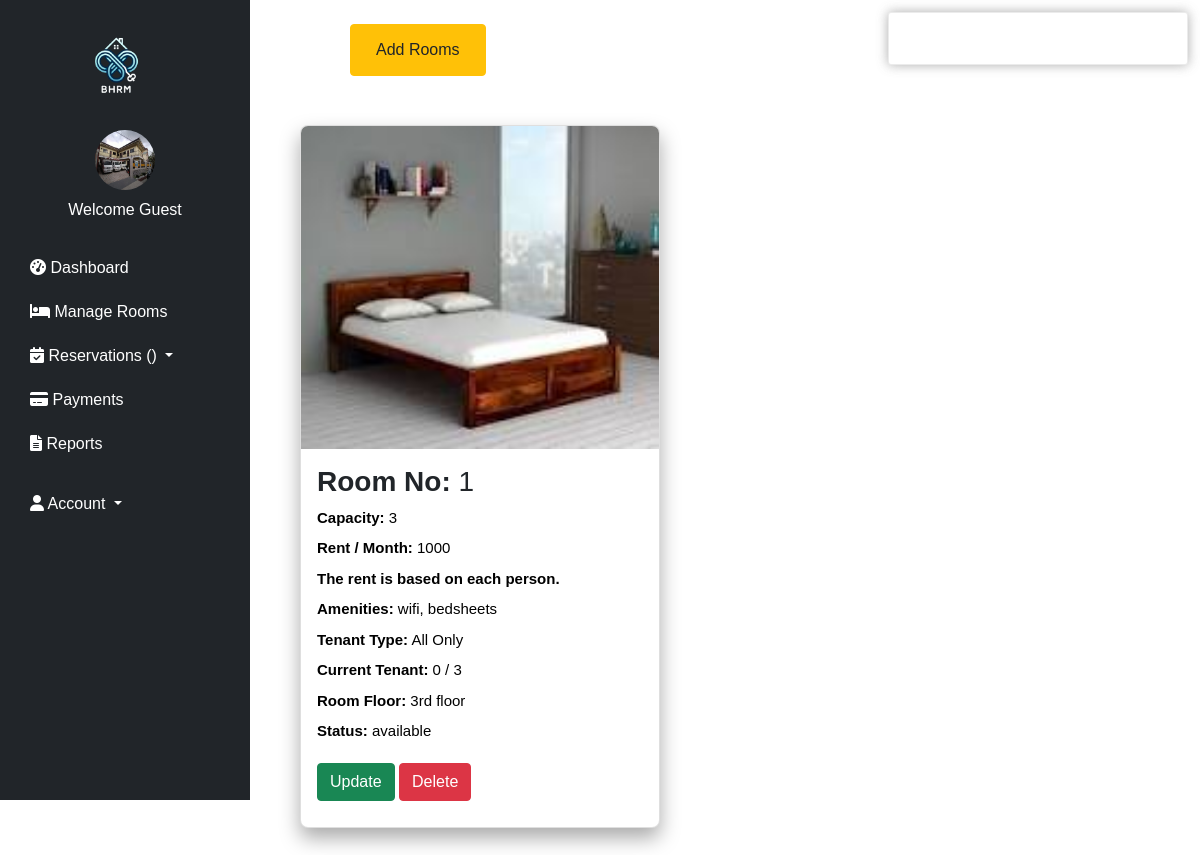
Screenshot of /manageroom.php (signed in) with the database file from the repository.
### tables this page shows
CREATE TABLE `boardinghouses` (
  `id` int(11) NOT NULL,
  `owner` varchar(255) NOT NULL,
  `hname` varchar(25) NOT NULL,
  `haddress` varchar(25) NOT NULL,
  `contact_no` int(255) NOT NULL,
  `landlord` varchar(255) NOT NULL
);

CREATE TABLE `documents` (
  `id` int(255) NOT NULL,
  `bar_clear` varchar(255) NOT NULL,
  `bus_per` varchar(255) NOT NULL,
  `image` varchar(255) NOT NULL,
  `hname` varchar(255) NOT NULL,
  `owner` varchar(255) NOT NULL
);

CREATE TABLE `rooms` (
  `id` int(11) NOT NULL,
  `room_no` int(255) NOT NULL,
  `capacity` int(255) NOT NULL,
  `current_tenant` int(255) NOT NULL,
  `amenities` varchar(255) NOT NULL,
  `tenant_type` varchar(255) NOT NULL,
  `room_floor` varchar(255) NOT NULL,
  `price` int(255) NOT NULL,
  `image` varchar(255) NOT NULL,
  `status` varchar(255) NOT NULL,
  `hname` varchar(255) NOT NULL,
  `owner` varchar(255) NOT NULL
);

### manageroom.php (the view, shortened to what this page needs)
<?php
require 'php/connection.php';
if(!empty($_SESSION["uname"]) && $_SESSION["role"] == 'landlord'){
    $uname = $_SESSION['uname'];
    $query = "select * from boardinghouses inner join documents on boardinghouses.hname = documents.hname where boardinghouses.owner = '$uname'";
    $result = mysqli_query($conn, $query);
    $fetch = mysqli_fetch_assoc($result);
    echo "
    <script src='jquery.min.js'></script>
    <link rel='stylesheet' href='toastr.min.css'/>
    <script src='toastr.min.js'></script>
    <script>
        $(document).ready(function() {
            // Check if the login message should be displayed
            " . (isset($_SESSION['login_message_displayed']) ? "toastr.success('Logged in Successfully');" : "") . "
        });
    </script>
    ";
}else{
    header('location: index.php');
}
?>
<!DOCTYPE html>
<html lang="en">
<head>
    <link href="https://cdn.jsdelivr.net/npm/bootstrap@5.0.2/dist/css/bootstrap.min.css" <?php echo time() ?> rel="stylesheet">
</head>
<body>
    <?php include 'navigationbar.php'; ?>
    <div class="section2">
        <div type="button" class="btn btn-warning">
            <a href='php/roomfunction.php' class='btn'>Add Rooms</a>
        </div>
    </div>
    <div class="section3">
        <?php
            $hname = $_SESSION['hname'];
            $query = "SELECT * FROM rooms WHERE hname = '$hname' order by room_no";
            $result = mysqli_query($conn, $query);
            if ($result && mysqli_num_rows($result) > 0) {
                while ($fetch = mysqli_fetch_assoc($result)) {
                    $id = $fetch['id'];
            ?>
            <div class="card">
                <img src="<?php echo $fetch['image']?>" width="20%" class="card-img-top" alt="Room Image">
                <div class="card-content">
                <h5><strong>Room No:</strong> <?php echo $fetch['room_no']; ?></h5>
                <p><strong>Capacity:</strong> <?php echo $fetch['capacity']; ?></p>
                <p><strong>Rent / Month:</strong> <?php echo $fetch['price']; ?></p>
                <p><strong>The rent is based on each person.</strong></p>
                <p><strong>Amenities:</strong> <?php echo $fetch['amenities']; ?></p>
                <p><strong>Tenant Type:</strong> <?php echo $fetch['tenant_type']; ?> Only </p>
                <p><strong>Current Tenant:</strong> <?php echo $fetch['current_tenant']; ?> / <?php echo $fetch['capacity']; ?></p>
                <p><strong>Room Floor:</strong> <?php echo $fetch['room_floor']; ?></p>
                <p><strong>Status:</strong> <?php echo $fetch['status']; ?></p>
                    <div class="room-btn">
                    <button data-action="update" data-id="<?php echo $id; ?>" class="btn btn-success action-button">Update</button>
                    <button data-action="delete" data-id="<?php echo $id; ?>" class="btn btn-danger action-button">Delete</button>
                    </div>
                </div>
            </div>
        <?php } } ?>
    </div>
</body>
</html>

### navigationbar.php (shortened to what this page needs)
<!DOCTYPE html>
<html lang="en">
<head>
    <link href="https://cdn.jsdelivr.net/npm/bootstrap@5.0.2/dist/css/bootstrap.min.css" rel="stylesheet">
    <link href="https://cdnjs.cloudflare.com/ajax/libs/font-awesome/6.0.0-beta3/css/all.min.css" rel="stylesheet">
</head>
<body>
    <nav class="sidebar bg-dark">
        <div class="navbar-brand text-center">
            <img src="/bhrm-main/images/logo.png" alt="Logo">
        </div>
        <ul class="nav flex-column">
            <li class="nav-item text-center mb-4">
                <img class="rounded-circle mb-2" src="/bhrm-main/<?php echo $fetch['image'] ?? 'default.png'; ?>" alt="Profile" width="60" height="60">
                <span class="d-block text-white">Welcome <?php echo $fetch['fname'] ?? 'Guest'; ?></span>
            </li>
            <li class="nav-item">
                <a class="nav-link" href="/bhrm-main/dashboard.php">
                    <i class="fas fa-tachometer-alt"></i> Dashboard
                </a>
            </li>
            <li class="nav-item">
                <a class="nav-link" href="/bhrm-main/manageroom.php">
                    <i class="fas fa-bed"></i> Manage Rooms
                </a>
            </li>
            <li class="nav-item dropdown">
                <a class="nav-link dropdown-toggle" href="#" id="reservationMenu" role="button" data-bs-toggle="dropdown" aria-expanded="false">
                    <i class="fas fa-calendar-check"></i> Reservations (<?php echo $newReservations; ?>)
                </a>
            </li>
            <li class="nav-item">
                <a class="nav-link" href="/bhrm-main/payment.php">
                    <i class="fas fa-credit-card"></i> Payments
                </a>
            </li>
            <li class="nav-item">
                <a class="nav-link" href="/bhrm-main/reports.php">
                    <i class="fas fa-file-alt"></i> Reports
                </a>
            </li>
            <li class="nav-item dropdown mt-3">
                <a class="nav-link text-white dropdown-toggle" href="#" id="userMenu" role="button" data-bs-toggle="dropdown">
                    <i class="fas fa-user"></i> Account
                </a>
            </li>
        </ul>
    </nav>
</body>
</html>

### manageroom.php (style rules this page uses)
* { margin: 0; padding: 0; box-sizing: border-box; font-family: sans-serif; }
a { text-decoration: none; color: black; }
body { margin: 0; font-family: Arial, sans-serif; margin-left: 220px; }
.section2 { height: 100px; display: flex; justify-content: left; align-items: center; margin: 0px 100px; }
.btn { color: rgb(255, 255, 255); padding: 10px 20px; border-radius: 5px; font-size: 16px; cursor: pointer; background-color: #007bff; }
.section3 { height: auto; display: flex; border-radius: 10px; flex-wrap: wrap; padding-top: 5px; padding-left: 30px; padding-right: 30px; padding-bottom: 20px; }
.card { width: 360px; border-radius: 8px; overflow: hidden; box-shadow: 0px 10px 20px #aaaaaa; margin: 20px; display: flex; flex-direction: column; justify-content: space-between; padding-bottom: 10px; height: auto; }
.card img { width: 100%; height: 50%; }
.card-content { padding: 16px; }
.card-content h5 { font-size: 28px; margin-bottom: 8px; }
.card-content p { color: black; font-size: 15px; margin-bottom: 8px; }
.room-btn { margin-top: 20px; }

### navigationbar.php (style rules this page uses)
body { margin-left: 250px; transition: margin-left 0.3s ease; background-color: white; }
.sidebar { position: fixed; top: 0; left: 0; height: 100vh; width: 250px; background-color: #343a40; padding: 20px 15px; z-index: 1000; overflow-y: auto; transition: all 0.3s ease; }
.sidebar .navbar-brand img { width: 80px; height: 80px; border-radius: 50%; margin-bottom: 20px; }
.sidebar .nav-link { color: white; display: block; font-size: 16px; padding: 10px 15px; border-radius: 5px; transition: all 0.3s ease; }

### rows the page displays
boardinghouses: documents.image (picture)
rooms: image (picture), room_no "1", capacity "3", price "1000", amenities "wifi, bedsheets", tenant_type "All", current_tenant "0", room_floor "3rd floor", status "available"

### other values shown
$fetch['fname'] "Guest"
